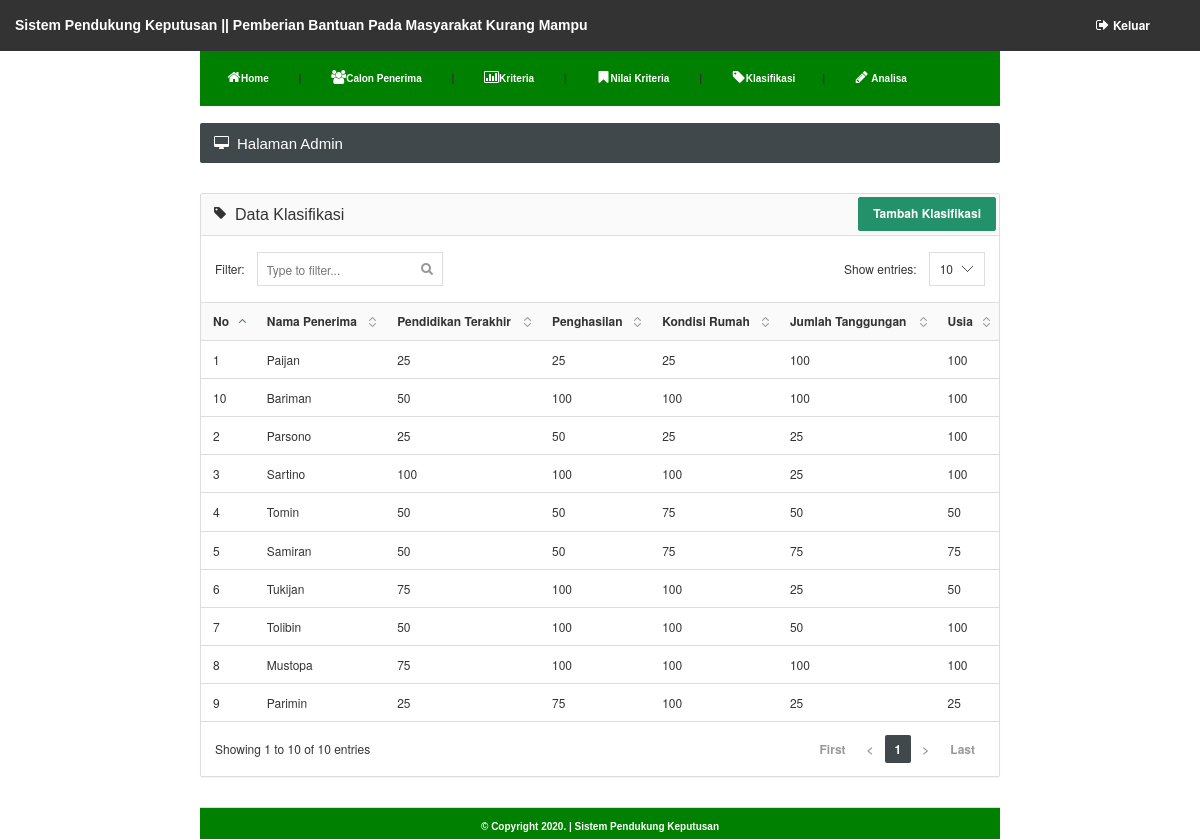
The app's page /admin/klasifikasi.php (signed in) with its own data.
### tables this page shows
CREATE TABLE `klasifikasi` (
  `id_klasifikasi` int(5) NOT NULL,
  `id_penerima` varchar(10) DEFAULT NULL,
  `jml_tanggungan` double NOT NULL,
  `pend_terakhir` double DEFAULT NULL,
  `penghasilan_ortu` double NOT NULL,
  `kond_rumah` double DEFAULT NULL,
  `usia` double NOT NULL
);

CREATE TABLE `penerima` (
  `id_penerima` varchar(10) NOT NULL,
  `nama_penerima` varchar(100) DEFAULT NULL,
  `asal` text
);

### admin/klasifikasi.php (the view, shortened to what this page needs)
<?php
include "head.php";
?>
			<?php include "menu.php"; ?>
			</div>
		<br />
		<div id="content">
			<div class="page-title">
				<h5><i class="fa fa-desktop"></i> Halaman Admin</h5>
			</div>
			<div class="panel panel-default">
				<div class="panel-heading" align="right"><h6 class="panel-title"><i class="fa fa-tag"></i> Data Klasifikasi</h6>
				<a href="klasifikasi_tambah.php"><input type="submit" value="Tambah Klasifikasi" class="btn btn-success"></a>
				</div>
				<div class="datatable">
					<table class="table table-hover">
						<thead>
							<tr>
								<th>No</th>
								<th>Nama Penerima</th>
								<th>Pendidikan Terakhir</th>
								<th>Penghasilan</th>
								<th>Kondisi Rumah</th>
								<th>Jumlah Tanggungan</th>
								<th>Usia</th>
							</tr>
						</thead>
						<tbody>
						<?php
						$nomor = 0;
						$hasil = mysqli_query($konek, "select * from klasifikasi, penerima where klasifikasi.id_penerima=penerima.id_penerima");
						while ($dataku = mysqli_fetch_array($hasil)) {
						?>
							<tr>
								<td><?php echo $nomor=$nomor+1;?></td>
								<td><?php echo $dataku['nama_penerima']; ?></td>
								<td><?php echo $dataku['pend_terakhir']; ?></td>
								<td><?php echo $dataku['penghasilan_ortu']; ?></td>
								<td><?php echo $dataku['kond_rumah']; ?></td>
								<td><?php echo $dataku['jml_tanggungan']; ?></td>
								<td><?php echo $dataku['usia']; ?></td>
							</tr>
						<?php }	?>
						</tbody>
					</table>
				</div>
			</div>
	<?php include "footer.php"; ?>
</body>

### images/style.css (style rules this page uses)
body { margin-top: 0px; margin-left: 0px; margin-right: 0px; margin-bottom: 0px; }
#content { width: 800px; }

### css/styles.css (style rules this page uses)
@media (min-width: 768px) { a, .btn, .caret, .close, .sidebar, .select2-choice abbr, .select2-highlighted, .ui-slider-range, .ui-datepicker-trigger, .ui-timepicker-list li, .checker span:after, .checker span, .navbar-toggle, .thumb-options, .select2-arrow b, .thumb-zoom img, .fc-button, .page-content { -webkit-transition: all 0.15s ease-in-out; -moz-transition: all 0.15s ease-in-out; -o-transition: all 0.15s ease-in-out; transition: all 0.15s ease-in-out; } }
.fa { position: relative; font-size: 14px; min-width: 14px; text-align: center; }
h1, h2, h3, h4, h5, h6, .navigation > li > a, .stats li span { font-family: 'Cuprum', sans-serif; font-weight: normal; }
.page-title { color: #fff; background-color: #40484C; -moz-box-shadow: 0 1px 0 #fff; -webkit-box-shadow: 0 1px 0 #FFF; box-shadow: 0 1px 0 #FFF; border-radius: 2px; margin-bottom: 30px; }
.page-title:after { content: ""; display: table; clear: both; }
.page-title h5 { margin: 0; float: left; display: block; font-size: 15px; padding: 13px 14px 12px 14px; line-height: 1; }
.dataTable { border-collapse: collapse; border-top: 1px solid #ddd; border-bottom: 1px solid #ddd; }
.dataTable thead th { background-color: #fafafa; cursor: pointer; }
.sorting { background: url('../images/interface/tables/sort_both.png') no-repeat 100%; padding-right: 24px!important; }
.sorting_asc { background: url('../images/interface/tables/sort_asc.png') no-repeat 100%; padding-right: 24px!important; }

### records on screen
klasifikasi: id_penerima.nama_penerima "Paijan", pend_terakhir "25", penghasilan_ortu "25", kond_rumah "25", jml_tanggungan "100", usia "100"
klasifikasi: nomor "2", id_penerima.nama_penerima "Parsono", pend_terakhir "25", penghasilan_ortu "50", kond_rumah "25", jml_tanggungan "25", usia "100"
klasifikasi: nomor "3", id_penerima.nama_penerima "Sartino", pend_terakhir "100", penghasilan_ortu "100", kond_rumah "100", jml_tanggungan "25", usia "100"
klasifikasi: nomor "4", id_penerima.nama_penerima "Tomin", pend_terakhir "50", penghasilan_ortu "50", kond_rumah "75", jml_tanggungan "50", usia "50"
klasifikasi: nomor "5", id_penerima.nama_penerima "Samiran", pend_terakhir "50", penghasilan_ortu "50", kond_rumah "75", jml_tanggungan "75", usia "75"
klasifikasi: nomor "6", id_penerima.nama_penerima "Tukijan", pend_terakhir "75", penghasilan_ortu "100", kond_rumah "100", jml_tanggungan "25", usia "50"
klasifikasi: nomor "7", id_penerima.nama_penerima "Tolibin", pend_terakhir "50", penghasilan_ortu "100", kond_rumah "100", jml_tanggungan "50", usia "100"
klasifikasi: nomor "8", id_penerima.nama_penerima "Mustopa", pend_terakhir "75", penghasilan_ortu "100", kond_rumah "100", jml_tanggungan "100", usia "100"
klasifikasi: nomor "9", id_penerima.nama_penerima "Parimin", pend_terakhir "25", penghasilan_ortu "75", kond_rumah "100", jml_tanggungan "25", usia "25"
klasifikasi: nomor "10", id_penerima.nama_penerima "Bariman", pend_terakhir "50", penghasilan_ortu "100", kond_rumah "100", jml_tanggungan "100", usia "100"
